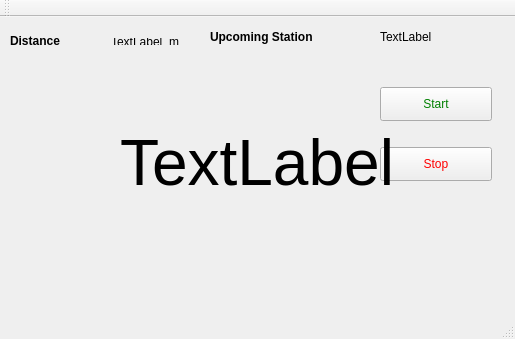
<?xml version="1.0" encoding="UTF-8"?>
<ui version="4.0">
 <class>MainWindow</class>
 <widget class="QMainWindow" name="MainWindow">
  <property name="geometry">
   <rect>
    <x>0</x>
    <y>0</y>
    <width>515</width>
    <height>339</height>
   </rect>
  </property>
  <property name="maximumSize">
   <size>
    <width>515</width>
    <height>339</height>
   </size>
  </property>
  <property name="windowTitle">
   <string>Driver Interface</string>
  </property>
  <property name="styleSheet">
   <string notr="true"/>
  </property>
  <widget class="QWidget" name="centralWidget">
   <widget class="QPushButton" name="pushButton">
    <property name="geometry">
     <rect>
      <x>380</x>
      <y>70</y>
      <width>112</width>
      <height>34</height>
     </rect>
    </property>
    <property name="autoFillBackground">
     <bool>true</bool>
    </property>
    <property name="styleSheet">
     <string notr="true">color:green;

</string>
    </property>
    <property name="text">
     <string>Start</string>
    </property>
   </widget>
   <widget class="QLabel" name="label_pic">
    <property name="geometry">
     <rect>
      <x>290</x>
      <y>190</y>
      <width>221</width>
      <height>81</height>
     </rect>
    </property>
    <property name="text">
     <string/>
    </property>
   </widget>
   <widget class="QLabel" name="label_date">
    <property name="geometry">
     <rect>
      <x>110</x>
      <y>230</y>
      <width>171</width>
      <height>51</height>
     </rect>
    </property>
    <property name="font">
     <font>
      <pointsize>10</pointsize>
      <weight>75</weight>
      <bold>true</bold>
     </font>
    </property>
    <property name="text">
     <string/>
    </property>
   </widget>
   <widget class="QWidget" name="layoutWidget">
    <property name="geometry">
     <rect>
      <x>100</x>
      <y>10</y>
      <width>116</width>
      <height>29</height>
     </rect>
    </property>
    <layout class="QHBoxLayout" name="horizontalLayout">
     <item>
      <widget class="QLabel" name="distance_label">
       <property name="text">
        <string>TextLabel</string>
       </property>
      </widget>
     </item>
     <item>
      <widget class="QLabel" name="label_3">
       <property name="text">
        <string>m</string>
       </property>
      </widget>
     </item>
    </layout>
   </widget>
   <widget class="QLabel" name="label_2">
    <property name="geometry">
     <rect>
      <x>450</x>
      <y>50</y>
      <width>68</width>
      <height>19</height>
     </rect>
    </property>
    <property name="text">
     <string/>
    </property>
   </widget>
   <widget class="QPushButton" name="pushButton_2">
    <property name="geometry">
     <rect>
      <x>380</x>
      <y>130</y>
      <width>112</width>
      <height>34</height>
     </rect>
    </property>
    <property name="autoFillBackground">
     <bool>true</bool>
    </property>
    <property name="styleSheet">
     <string notr="true">
color:red;</string>
    </property>
    <property name="text">
     <string>Stop</string>
    </property>
   </widget>
   <widget class="QLabel" name="speed_label">
    <property name="geometry">
     <rect>
      <x>120</x>
      <y>40</y>
      <width>281</width>
      <height>211</height>
     </rect>
    </property>
    <property name="font">
     <font>
      <pointsize>48</pointsize>
     </font>
    </property>
    <property name="text">
     <string>TextLabel</string>
    </property>
   </widget>
   <widget class="QLabel" name="label">
    <property name="enabled">
     <bool>true</bool>
    </property>
    <property name="geometry">
     <rect>
      <x>10</x>
      <y>10</y>
      <width>114</width>
      <height>27</height>
     </rect>
    </property>
    <property name="font">
     <font>
      <pointsize>9</pointsize>
      <weight>75</weight>
      <bold>true</bold>
     </font>
    </property>
    <property name="text">
     <string>Distance</string>
    </property>
   </widget>
   <widget class="QLabel" name="label_4">
    <property name="geometry">
     <rect>
      <x>210</x>
      <y>10</y>
      <width>171</width>
      <height>20</height>
     </rect>
    </property>
    <property name="font">
     <font>
      <pointsize>9</pointsize>
      <weight>75</weight>
      <bold>true</bold>
     </font>
    </property>
    <property name="text">
     <string>Upcoming Station</string>
    </property>
   </widget>
   <widget class="QLabel" name="station_label">
    <property name="geometry">
     <rect>
      <x>380</x>
      <y>10</y>
      <width>131</width>
      <height>20</height>
     </rect>
    </property>
    <property name="text">
     <string>TextLabel</string>
    </property>
   </widget>
  </widget>
  <widget class="QToolBar" name="mainToolBar">
   <attribute name="toolBarArea">
    <enum>TopToolBarArea</enum>
   </attribute>
   <attribute name="toolBarBreak">
    <bool>false</bool>
   </attribute>
  </widget>
  <widget class="QStatusBar" name="statusBar"/>
 </widget>
 <layoutdefault spacing="6" margin="11"/>
 <resources/>
 <connections/>
</ui>
